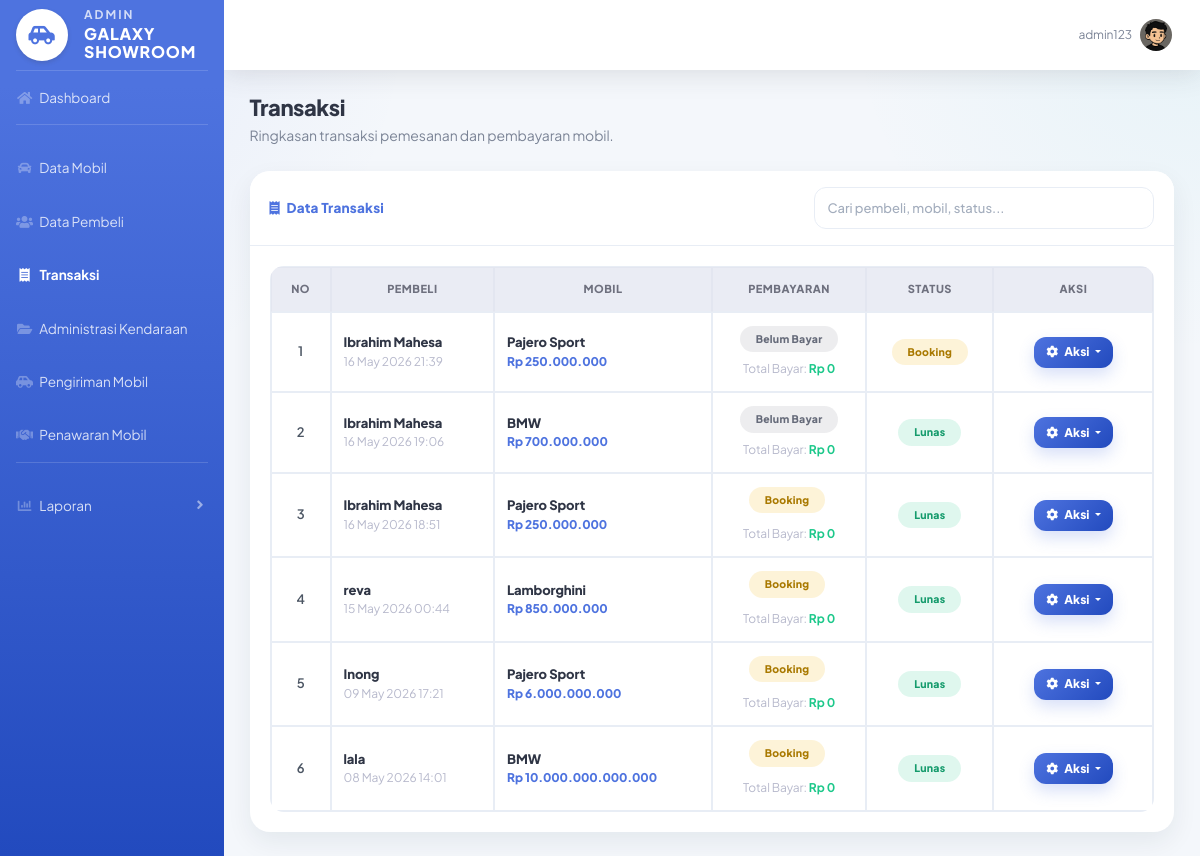
Before: /admin/transaksi.php (signed in) with the older database file.
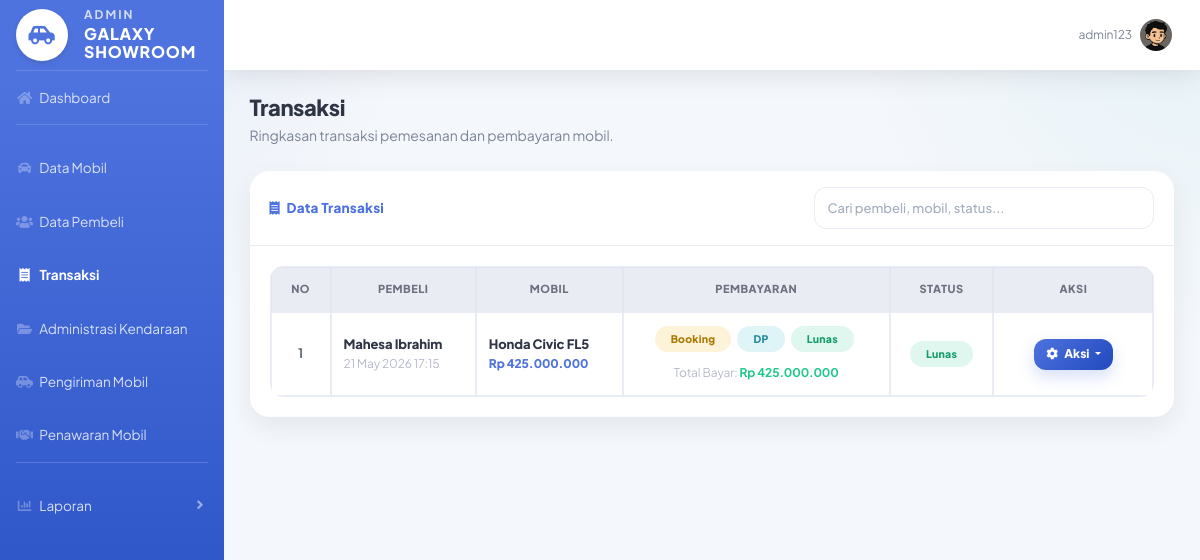
After: the same page with the newer database file.
### tables this page shows
CREATE TABLE `pemesanan` (
  `id_pemesanan` int(11) NOT NULL,
  `id_pembeli` int(11) DEFAULT NULL,
  `id_mobil` int(11) DEFAULT NULL,
  `tanggal_pesan` datetime DEFAULT NULL,
  `total_harga` decimal(15,2) DEFAULT NULL,
  `status` enum('booking','dp','lunas','batal') DEFAULT 'booking',
  `deadline_dp` date DEFAULT NULL,
  `foto_ktp` varchar(255) DEFAULT NULL
);

CREATE TABLE `pembeli` (
  `id_pembeli` int(11) NOT NULL,
  `id_user` int(11) DEFAULT NULL,
  `nama` varchar(100) DEFAULT NULL,
  `alamat` text DEFAULT NULL,
  `no_hp` varchar(15) DEFAULT NULL,
  `foto` varchar(255) DEFAULT NULL
);

CREATE TABLE `mobil` (
  `id_mobil` int(11) NOT NULL,
  `id_penjual` int(11) DEFAULT NULL,
  `nama_mobil` varchar(100) DEFAULT NULL,
  `harga` decimal(15,2) DEFAULT NULL,
  `stok` int(11) DEFAULT NULL,
  `status` enum('tersedia','dipesan','terjual') DEFAULT NULL,
  `deskripsi` text NOT NULL,
  `tahun` year(4) NOT NULL,
  `foto` varchar(255) NOT NULL
);

### admin/transaksi.php (the view, shortened to what the changed rows need)
<?php
include "../config/koneksi.php";
function rupiah($angka)
{
    return "Rp " . number_format((float)$angka, 0, ',', '.');
}
function cekKolom($koneksi, $tabel, $kolom)
{
    $q = mysqli_query($koneksi, "SHOW COLUMNS FROM `$tabel` LIKE '$kolom'");
    return ($q && mysqli_num_rows($q) > 0);
}
$kolomJenis = cekKolom($koneksi, "pembayaran", "jenis_pembayaran")
    ? "pembayaran.jenis_pembayaran"
    : "'booking'";
$data = mysqli_query($koneksi, "
    SELECT
        pemesanan.id_pemesanan,
        pemesanan.tanggal_pesan,
        pemesanan.total_harga,
        pemesanan.status AS status_pesanan,
        pembeli.nama AS nama_pembeli,
        mobil.nama_mobil,
        COALESCE(SUM(pembayaran.jumlah), 0) AS total_bayar,
        MAX(CASE
            WHEN $kolomJenis = 'booking' THEN 1
            ELSE 0
        END) AS sudah_booking,
        MAX(CASE
            WHEN $kolomJenis = 'dp' THEN 1
            ELSE 0
        END) AS sudah_dp,
        MAX(CASE
            WHEN $kolomJenis = 'pelunasan' THEN 1
            ELSE 0
        END) AS sudah_pelunasan,
        MAX(CASE
            WHEN pembayaran.bukti_pembayaran IS NOT NULL
            AND pembayaran.bukti_pembayaran != '-'
            THEN pembayaran.bukti_pembayaran
            ELSE NULL
        END) AS bukti_pembayaran
    FROM pemesanan
    JOIN pembeli
    ON pemesanan.id_pembeli = pembeli.id_pembeli
    JOIN mobil
    ON pemesanan.id_mobil = mobil.id_mobil
    LEFT JOIN pembayaran
    ON pemesanan.id_pemesanan = pembayaran.id_pemesanan
    GROUP BY pemesanan.id_pemesanan
    ORDER BY pemesanan.id_pemesanan DESC
");
?>
<!DOCTYPE html>
<html lang="id">
<head>
    <link href="../assets/vendor/fontawesome-free/css/all.min.css" rel="stylesheet">
    <link href="../assets/css/sb-admin-2.min.css" rel="stylesheet">
    <link href="../assets/css/admin.css" rel="stylesheet">
</head>
<body id="page-top" class="role-admin page-table">
<div id="wrapper">
    <div id="content-wrapper" class="d-flex flex-column">
        <div id="content">
            <div class="container-fluid">
                <div class="d-sm-flex align-items-center justify-content-between mb-4">
                    <div>
                        <h1 class="h3 mb-1 text-gray-800 font-weight-bold">
                            Transaksi
                        </h1>
                    </div>
                </div>
                <div class="card shadow mb-4">
                    <div class="card-body">
                        <?php if (mysqli_num_rows($data) > 0) : ?>
                            <div class="table-responsive">
                                <table class="table table-bordered table-hover" id="transaksiTable" width="100%" cellspacing="0">
                                    <thead class="thead-light text-center">
                                        <tr>
                                            <th width="60">No</th>
                                            <th>Pembeli</th>
                                            <th>Mobil</th>
                                            <th>Pembayaran</th>
                                            <th>Status</th>
                                            <th width="160">Aksi</th>
                                        </tr>
                                    </thead>
                                    <tbody>
                                    <?php
                                    $no = 1;
                                    while ($row = mysqli_fetch_assoc($data)) :
                                        $status = strtolower($row['status_pesanan'] ?? '-');
                                        $badgeStatus = "secondary";
                                        $textStatus = ucfirst($status);
                                        if ($status == "booking") {
                                            $badgeStatus = "warning";
                                            $textStatus = "Booking";
                                        } elseif ($status == "dp") {
                                            $badgeStatus = "info";
                                            $textStatus = "DP";
                                        } elseif ($status == "lunas") {
                                            $badgeStatus = "success";
                                            $textStatus = "Lunas";
                                        } elseif ($status == "batal") {
                                            $badgeStatus = "danger";
                                            $textStatus = "Batal";
                                        }
                                        $totalHarga = (float)$row['total_harga'];
                                        $totalBayar = (float)$row['total_bayar'];
                                    ?>
                                        <tr>
                                            <td class="text-center align-middle">
                                                <?= $no++; ?>
                                            </td>
                                            <td class="align-middle">
                                                <div class="font-weight-bold text-gray-800">
                                                    <?= htmlspecialchars($row['nama_pembeli'] ?? '-'); ?>
                                                </div>
                                                <div class="small text-gray-500">
                                                    <?= date('d M Y H:i', strtotime($row['tanggal_pesan'])); ?>
                                                </div>
                                            </td>
                                            <td class="align-middle">
                                                <div class="font-weight-bold text-gray-800">
                                                    <?= htmlspecialchars($row['nama_mobil'] ?? '-'); ?>
                                                </div>
                                                <div class="small text-primary font-weight-bold">
                                                    <?= rupiah($totalHarga); ?>
                                                </div>
                                            </td>
                                            <td class="align-middle text-center">
                                                <div class="mb-2">
                                                    <?php if ($row['sudah_booking']) : ?>
                                                        <span class="badge badge-warning px-3 py-2 mr-1 mb-1">
                                                            Booking
                                                        </span>
                                                    <?php endif; ?>
                                                    <?php if ($row['sudah_dp']) : ?>
                                                        <span class="badge badge-info px-3 py-2 mr-1 mb-1">
                                                            DP
                                                        </span>
                                                    <?php endif; ?>
                                                    <?php if ($row['sudah_pelunasan']) : ?>
                                                        <span class="badge badge-success px-3 py-2 mr-1 mb-1">
                                                            Lunas
                                                        </span>
                                                    <?php endif; ?>
                                                    <?php if (!$row['sudah_booking'] && !$row['sudah_dp'] && !$row['sudah_pelunasan']) : ?>
                                                        <span class="badge badge-secondary px-3 py-2">
                                                            Belum Bayar
                                                        </span>
                                                    <?php endif; ?>
                                                </div>
                                                <div class="small text-gray-500">
                                                    Total Bayar:
                                                    <strong class="text-success">
                                                        <?= rupiah($totalBayar); ?>
                                                    </strong>
                                                </div>
                                            </td>
                                            <td class="align-middle text-center">
                                                <span class="badge badge-<?= $badgeStatus; ?> px-3 py-2">
                                                    <?= $textStatus; ?>
                                                </span>
                                            </td>
                                            <td class="align-middle text-center">
                                                <div class="dropdown">
                                                    <button class="btn btn-primary btn-sm dropdown-toggle"
                                                            type="button"
                                                            id="dropdownAksi<?= $row['id_pemesanan']; ?>"
                                                            data-toggle="dropdown"
                                                            aria-haspopup="true"
                                                            aria-expanded="false">
                                                        <i class="fas fa-cog mr-1"></i>
                                                        Aksi
                                                    </button>
                                                </div>
                                            </td>
                                        </tr>
                                    <?php endwhile; ?>
                                    </tbody>
                                </table>
                            </div>
                        <?php endif; ?>
                    </div>
                </div>
            </div>
        </div>
    </div>
</div>
</body>
</html>

Changed rows visible on the page:
removed pemesanan: id_pembeli.nama "Ibrahim Mahesa", tanggal_pesan "16 May 2026 21:39", id_mobil.nama_mobil "Pajero Sport", total_harga "Rp 250.000.000", shows "Belum Bayar", totalBayar "Rp 0", status "Booking"
removed pemesanan: id_pembeli.nama "Ibrahim Mahesa", tanggal_pesan "16 May 2026 19:06", id_mobil.nama_mobil "BMW", total_harga "Rp 700.000.000", shows "Belum Bayar", totalBayar "Rp 0", status "Lunas"
removed pemesanan: id_pembeli.nama "Ibrahim Mahesa", tanggal_pesan "16 May 2026 18:51", id_mobil.nama_mobil "Pajero Sport", total_harga "Rp 250.000.000", shows "Booking", totalBayar "Rp 0", status "Lunas"
removed pemesanan: id_pembeli.nama "reva", tanggal_pesan "15 May 2026 00:44", id_mobil.nama_mobil "Lamborghini", total_harga "Rp 850.000.000", shows "Booking", totalBayar "Rp 0", status "Lunas"
removed pemesanan: id_pembeli.nama "Inong", tanggal_pesan "09 May 2026 17:21", id_mobil.nama_mobil "Pajero Sport", total_harga "Rp 6.000.000.000", shows "Booking", totalBayar "Rp 0", status "Lunas"
removed pemesanan: id_pembeli.nama "lala", tanggal_pesan "08 May 2026 14:01", id_mobil.nama_mobil "BMW", total_harga "Rp 10.000.000.000.000", shows "Booking", totalBayar "Rp 0", status "Lunas"
added pemesanan: id_pembeli.nama "Mahesa Ibrahim", tanggal_pesan "21 May 2026 17:15", id_mobil.nama_mobil "Honda Civic FL5", total_harga "Rp 425.000.000", shows "Booking", shows "DP", shows "Lunas", totalBayar "Rp 425.000.000", status "Lunas"
